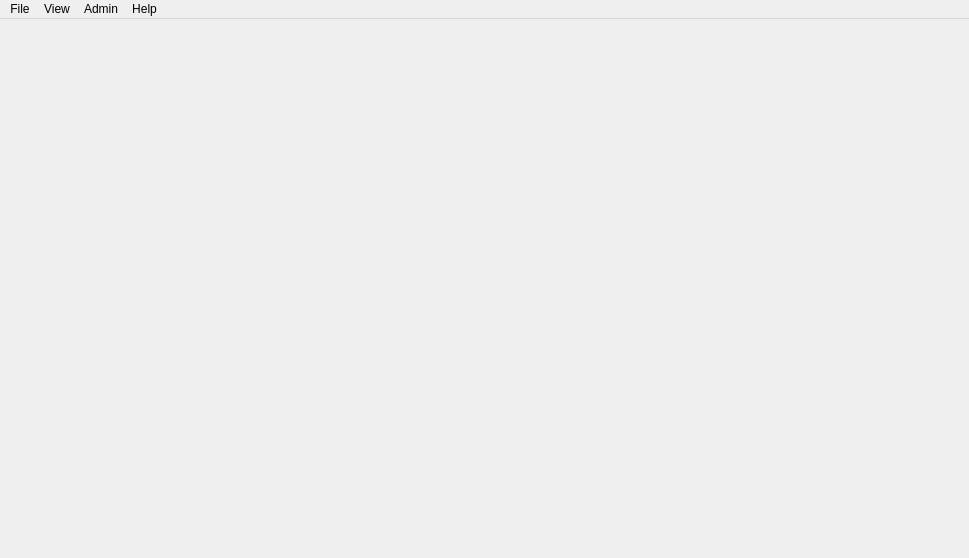
<?xml version="1.0" encoding="UTF-8"?>
<ui version="4.0">
 <class>MapWindow</class>
 <widget class="QMainWindow" name="MapWindow">
  <property name="geometry">
   <rect>
    <x>0</x>
    <y>0</y>
    <width>969</width>
    <height>558</height>
   </rect>
  </property>
  <property name="windowTitle">
   <string>MapWindow</string>
  </property>
  <widget class="QWidget" name="centralWidget">
   <widget class="QLabel" name="mapImg">
    <property name="geometry">
     <rect>
      <x>0</x>
      <y>0</y>
      <width>971</width>
      <height>531</height>
     </rect>
    </property>
    <property name="text">
     <string/>
    </property>
   </widget>
  </widget>
  <widget class="QMenuBar" name="menuBar">
   <property name="geometry">
    <rect>
     <x>0</x>
     <y>0</y>
     <width>969</width>
     <height>25</height>
    </rect>
   </property>
   <widget class="QMenu" name="menuFile">
    <property name="title">
     <string>File</string>
    </property>
    <widget class="QMenu" name="menuSearch">
     <property name="title">
      <string>Search</string>
     </property>
     <widget class="QMenu" name="menuAvailable_Beds">
      <property name="title">
       <string>Available Beds</string>
      </property>
      <addaction name="actionAcute_Care"/>
      <addaction name="separator"/>
      <addaction name="actionComplex_Continuing_Care"/>
      <addaction name="separator"/>
      <addaction name="actionLong_Term_Care"/>
     </widget>
     <addaction name="menuAvailable_Beds"/>
    </widget>
    <addaction name="menuSearch"/>
    <addaction name="separator"/>
    <addaction name="actionLogout"/>
   </widget>
   <widget class="QMenu" name="menuView">
    <property name="title">
     <string>View</string>
    </property>
    <widget class="QMenu" name="menuFacility">
     <property name="title">
      <string>Facility</string>
     </property>
     <addaction name="actionHospital"/>
     <addaction name="separator"/>
     <addaction name="actionNursing_Home"/>
    </widget>
    <widget class="QMenu" name="menuZoom">
     <property name="title">
      <string>Zoom</string>
     </property>
     <addaction name="actionZoom_In"/>
     <addaction name="separator"/>
     <addaction name="actionZoom_Out"/>
    </widget>
    <addaction name="menuFacility"/>
    <addaction name="separator"/>
    <addaction name="actionFull_Screen"/>
    <addaction name="separator"/>
    <addaction name="menuZoom"/>
   </widget>
   <widget class="QMenu" name="menuHelp">
    <property name="title">
     <string>Help</string>
    </property>
    <addaction name="actionAbout"/>
   </widget>
   <widget class="QMenu" name="menuAdmin">
    <property name="title">
     <string>Admin</string>
    </property>
    <addaction name="actionAdd_newUser"/>
    <addaction name="separator"/>
    <addaction name="actionCreate_Facility"/>
   </widget>
   <addaction name="menuFile"/>
   <addaction name="menuView"/>
   <addaction name="menuAdmin"/>
   <addaction name="menuHelp"/>
  </widget>
  <action name="actionAbout">
   <property name="text">
    <string>About</string>
   </property>
  </action>
  <action name="actionHospital">
   <property name="text">
    <string>Hospital</string>
   </property>
  </action>
  <action name="actionNursing_Home">
   <property name="text">
    <string>Nursing Home</string>
   </property>
  </action>
  <action name="actionFull_Screen">
   <property name="text">
    <string>Full Screen</string>
   </property>
  </action>
  <action name="actionZoom_In">
   <property name="text">
    <string>Zoom In</string>
   </property>
  </action>
  <action name="actionZoom_Out">
   <property name="text">
    <string>Zoom Out</string>
   </property>
  </action>
  <action name="actionOn">
   <property name="text">
    <string>On</string>
   </property>
  </action>
  <action name="actionOff">
   <property name="text">
    <string>Off</string>
   </property>
  </action>
  <action name="actionLogout">
   <property name="text">
    <string>Logout</string>
   </property>
  </action>
  <action name="actionAcute_Care">
   <property name="text">
    <string>Acute Care</string>
   </property>
  </action>
  <action name="actionComplex_Continuing_Care">
   <property name="text">
    <string>Complex Continuing Care</string>
   </property>
  </action>
  <action name="actionLong_Term_Care">
   <property name="text">
    <string>Long Term Care</string>
   </property>
  </action>
  <action name="actionAdd_newUser">
   <property name="text">
    <string>Create User</string>
   </property>
  </action>
  <action name="actionDelete_User">
   <property name="text">
    <string>Delete User</string>
   </property>
  </action>
  <action name="actionCreate_Facility">
   <property name="text">
    <string>Create Facility</string>
   </property>
  </action>
  <action name="actionDelete_Facility">
   <property name="text">
    <string>Delete Facility</string>
   </property>
  </action>
 </widget>
 <layoutdefault spacing="6" margin="11"/>
 <resources/>
 <connections/>
</ui>
